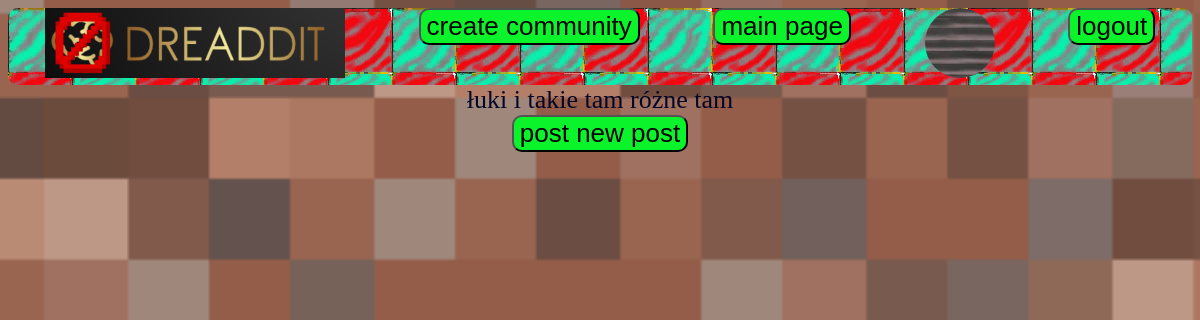
/community_detail_view/3/ (signed in), run on an earlier commit of the app's database.
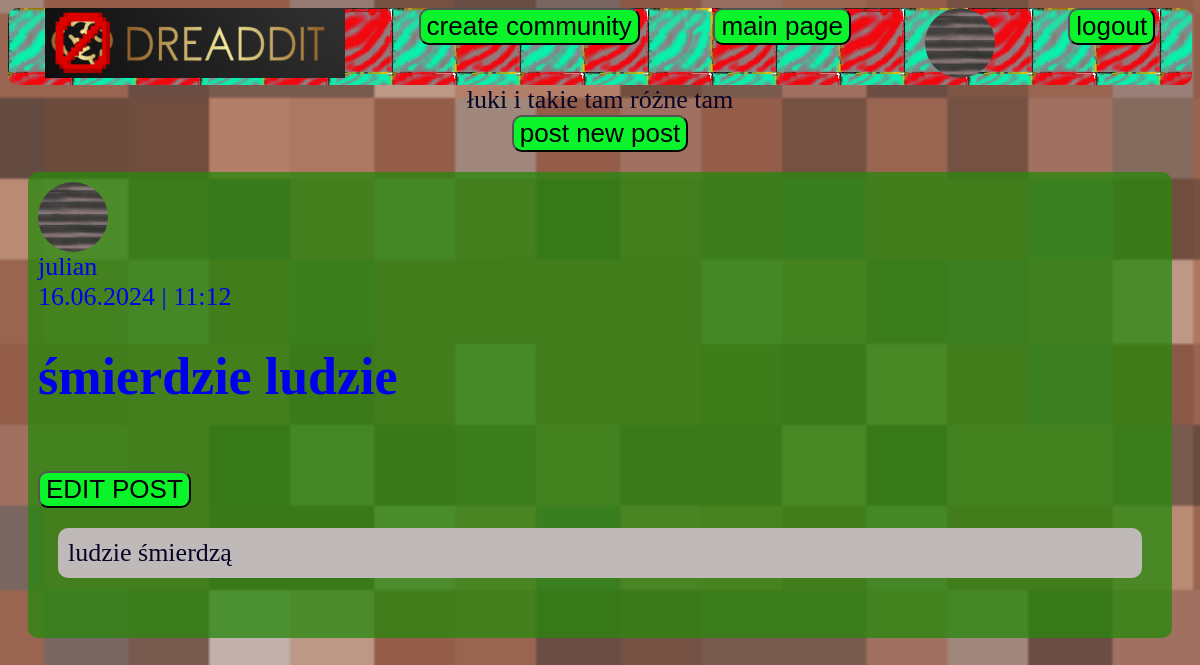
And on a later commit of the database.
### social_news/models.py (models this page shows)
class Profile(models.Model):
    user = models.OneToOneField(User, on_delete=models.CASCADE, unique=True)
    image = models.ImageField(upload_to="social_news/files/profiles")

class Community(models.Model):
    name = models.CharField(max_length=255)
    description = models.TextField()
    user_creator = models.ForeignKey(User, on_delete=models.CASCADE)
    users = models.ManyToManyField(User, related_name='users_in_community')

class Post(models.Model):
    title = models.CharField(max_length=255)
    Community = models.ForeignKey(Community, on_delete=models.CASCADE)
    body = models.TextField()
    user_creator = models.ForeignKey(User, on_delete=models.CASCADE)
    created_at = models.DateTimeField(auto_now_add=True)

### social_news/views.py (the view)
# urls.py: path('community_detail_view/<int:pk>/', CommunityDetailView.as_view(), name='community_detail_view'),
class CommunityDetailView(LoginRequiredMixin, View):
    def get(self, request, pk):
        community = Community.objects.get(id=pk)
        posts = Post.objects.filter(Community=community)
        profile = Profile.objects.get(user=request.user)
        return render(request, "social_news/community_detail_view.html", {'community': community,
                                                                          'posts': posts,
                                                                          'profile': profile})

### social_news/context_proccessors.py (called while the page is built)
def Profile_CTX(request):
    return {
        "Profile_CTX": Profile.objects.all()
    }

### templates/social_news/community_detail_view.html (shortened to what this page needs)
{% extends 'base.html' %}
{% block content %}
        {{ community.description }} <br>
    <a href="{% url 'add_post_view' community.id%}"><button>post new post</button></a><br>
    {% for post in posts %}
         <div class="post_tile">
          {% for pic in Profile_CTX %}
                {% if pic.user == post.user_creator %}
                    <img class="profile_picture_smaller" src="../../{{ pic.image }}">
                {% endif %}
            {% endfor %}
        <a href="{% url "post_detail" post.id%}">
    {{ post.user_creator }}<br>
    {{ post.created_at|date:"d.m.Y | G:i"}}<br>
        <h1>{{ post.title }}</h1><br>
     {% if post.user_creator == user %}
        <div><a href="{% url 'update_post' post.id%}"><button>EDIT POST</button></a></div>
    {% endif %}
        <div class="text">{{ post.body }}</div><br>
        </a>
    </div>
    {% endfor %}
{% endblock %}

### templates/base.html (shortened to what this page needs)
<!doctype html>
<html lang="en">
<head>
    {% load static %}
    <link type="text/css" rel="stylesheet" href="{% static 'style.css' %}">
</head>
<body>
{% include 'top_bar.html' %}
 {% block content %}
    {% endblock %}
</body>
</html>

### templates/top_bar.html (shortened to what this page needs)
<div class="top_bar">
    {% load static %}
    <img class=logo src="{% static 'logo.png' %}">
        {% if user.is_authenticated %}
             <a href="{% url 'add_community' %}"><button>create community</button></a>
            <div><a href="{% url 'start_page' %}"><button>main page</button></a></div>
            {% for pic in Profile_CTX %}
                {% if pic.user == user %}
                  <a href="{% url 'user_profile' %}"><img class="profile_picture_smaller" src="/{{ pic.image }}"></a>
                {% endif %}
            {% endfor %}
            <form method="post" action="{% url 'logout_view' %}">
            <button type="submit">logout</button>
            </form>
        {% else %}
            <div>
           <a href="{% url 'login_view' %}"><button>login</button></a>
           <a href="{% url 'register_view' %}"><button>register</button></a>
            </div>
        {% endif %}
    </div>

### social_news/static/style.css (style rules this page uses)
.top_bar { background-image: url("bl_red_cyan.png"); display: flex; justify-content: space-around; flex-direction: row; border-radius: 10px; }
.logo { width: 300px; height: 70px; }
body { background-image: url("background_2.png"); text-align: center; background-repeat: no-repeat; background-size: cover; background-attachment: fixed; font-size: 26px; color: #050525; }
button { background-color: rgb(10, 243, 43); border-radius: 10px; font-size: 26px; }
.post_tile { text-align: left; word-wrap: break-word; display: flex; flex-direction: column; background-color: rgba(40, 136, 13, 0.76); border-radius: 10px; margin: 20px; padding: 10px; max-block-size: 900px; }
.profile_picture_smaller { width: 70px; height: 70px; border-radius: 50px; border-color: #630079; }
.text { text-align: left; word-wrap: break-word; display: flex; flex-direction: column; background-color: rgb(192, 185, 185); border-radius: 10px; margin: 20px; padding: 10px; }
a { text-decoration: none; }

What changed in the data, as far as the page shows it:
added Post: user_creator "julian", created_at|G "16.06.2024 | 11:12", title "śmierdzie ludzie", shows "EDIT POST", body "ludzie śmierdzą", Profile (image (picture))
